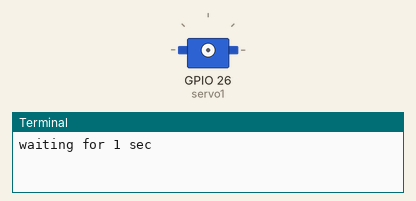
Recording of a program running on a simulated Raspberry Pi (BCM pin numbers). Shown: servo, the last lines printed to the terminal. Servo angles are drawn from the pulse width (0.5 ms = 0°, 2.5 ms = 180°). At 11.0 s the program stops and its outputs stay as they are.

Above: at 0.1 s.
At 6.1 s:
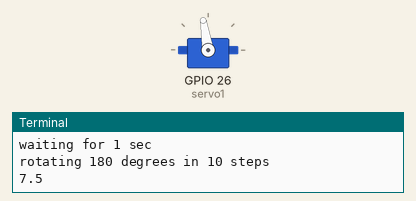
Timing chart, 0 to 7.6 s (numbered marks = the images above):
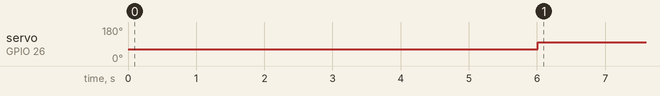

The program:

servo360-test.py
```python
import RPi.GPIO as gpio
import time
import numpy as np

gpio.setmode(gpio.BCM)

gpio.setup(26, gpio.OUT)
servo1 = gpio.PWM(26, 50)

servo1.start(0)
print("waiting for 1 sec")
time.sleep(1)

print("rotating 180 degrees in 10 steps")

gpio.output(26, True)
servo1.ChangeDutyCycle(6)
gpio.output(26, False)
time.sleep(0.01)
servo1.ChangeDutyCycle(0)
time.sleep(5)

print(7.5)
gpio.output(26, True)
servo1.ChangeDutyCycle(8)
gpio.output(26, False)
time.sleep(0.008)
servo1.ChangeDutyCycle(0)
time.sleep(5)

#for i in np.arange(0, 100, 1):
#    print(i)
#    servo1.ChangeDutyCycle(i)
#    time.sleep(0.01)
#    servo1.ChangeDutyCycle(0)
#    time.sleep(2)


servo1.stop()
gpio.cleanup()
print("end")
```

Measured:
- by itself, servo on GPIO 26 (servo1): 63° → 99° at 6.0 s
